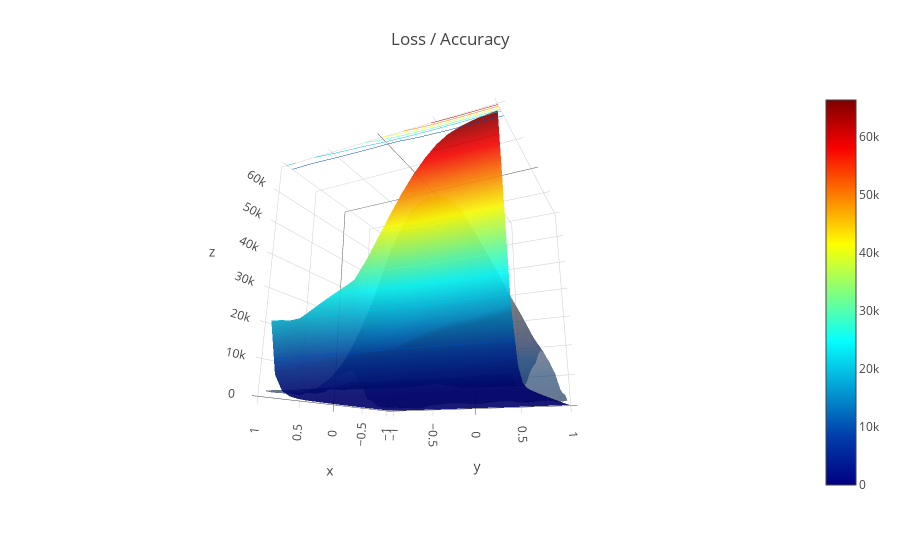
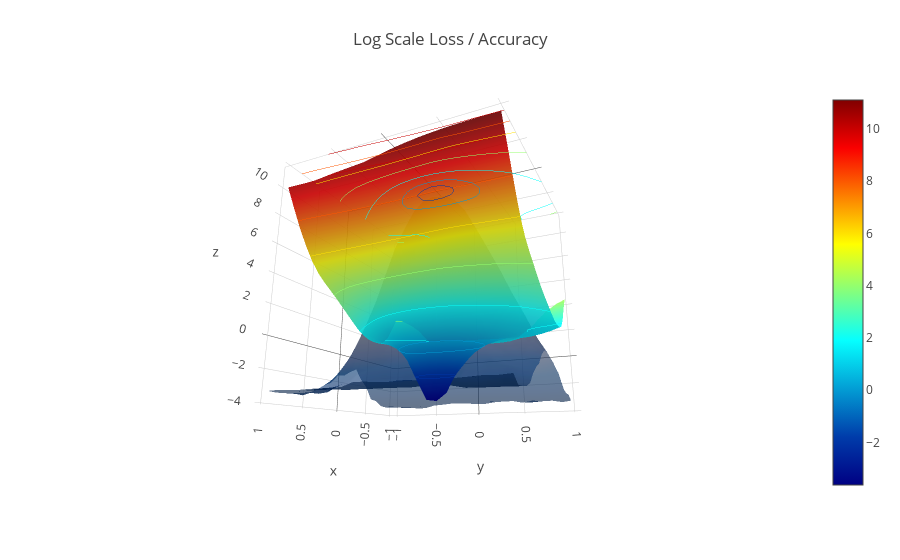

Notebook source saved alongside these figures, in order:
### Code cell
create_viz(loss_list,acc_list)

### Figure 1 — Plotly figure (JSON) as saved in the notebook; plotly's stock layout.template omitted (floating-point values rounded to 4 significant figures; data arrays with more than 128 entries replaced by an {"elided": "..."} marker saying what was removed)
{"data": [{"colorscale": "Cividis", "opacity": 0.6, "showscale": false, "type": "surface", "uid": "dd07ff4a-dbdf-4f2f-8578-ac59d4b4970e", "x": {"elided": "21x21 float values"}, "y": {"elided": "21x21 float values"}, "z": {"elided": "21x21 float values"}}, {"colorscale": "Jet", "contours": {"z": {"project": {"z": true}, "show": true, "usecolormap": true}}, "opacity": 0.9, "type": "surface", "uid": "929dc33e-2612-4f0f-872f-97e975db30b7", "x": {"elided": "21x21 float values"}, "y": {"elided": "21x21 float values"}, "z": {"elided": "21x21 float values"}}], "layout": {"autosize": true, "margin": {"b": 65, "l": 65, "r": 50, "t": 90}, "scene": {"camera": {"eye": {"x": 1.87, "y": 0.88, "z": -0.64}}}, "title": "Loss / Accuracy"}}

### Figure 2 — Plotly figure (JSON) as saved in the notebook; plotly's stock layout.template omitted (floating-point values rounded to 4 significant figures; data arrays with more than 128 entries replaced by an {"elided": "..."} marker saying what was removed)
{"data": [{"colorscale": "Cividis", "opacity": 0.6, "showscale": false, "type": "surface", "uid": "165b93a2-51bc-4d17-bcb6-3fc9176cc7d6", "x": {"elided": "21x21 float values"}, "y": {"elided": "21x21 float values"}, "z": {"elided": "21x21 float values"}}, {"colorscale": "Jet", "contours": {"z": {"project": {"z": true}, "show": true, "usecolormap": true}}, "opacity": 0.9, "type": "surface", "uid": "e2a34e46-99f8-48e0-88c2-309bb3fdac8c", "x": {"elided": "21x21 float values"}, "y": {"elided": "21x21 float values"}, "z": {"elided": "21x21 float values"}}], "layout": {"autosize": true, "margin": {"b": 65, "l": 65, "r": 50, "t": 90}, "scene": {"camera": {"eye": {"x": 1.87, "y": 0.88, "z": -0.64}}}, "title": "Log Scale Loss / Accuracy"}}
